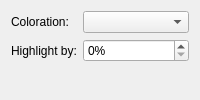
     <widget class="QWidget" name="page_6">
      <layout class="QFormLayout" name="formLayout_7">
       <item row="0" column="0">
        <widget class="QLabel" name="label_18">
         <property name="text">
          <string>Coloration:</string>
         </property>
        </widget>
       </item>
       <item row="0" column="1">
        <widget class="QComboBox" name="coloredMouseOver">
         <property name="toolTip">
          <string>&lt;p&gt;Defines how the theme can use color to indicate which active widget is under the mouse.&lt;/p&gt;</string>
         </property>
        </widget>
       </item>
       <item row="1" column="0">
        <widget class="QLabel" name="textLabel1_8">
         <property name="toolTip">
          <string>&lt;p&gt;This controls the % that widgets will be highlighted by when the mouse hovers over them.&lt;/p&gt;</string>
         </property>
         <property name="text">
          <string>Highlight by:</string>
         </property>
         <property name="wordWrap">
          <bool>false</bool>
         </property>
        </widget>
       </item>
       <item row="1" column="1">
        <widget class="QSpinBox" name="highlightFactor">
         <property name="toolTip">
          <string>&lt;p&gt;Defines by how much the theme should brighten (or darken) the color of the active widget under the mouse.&lt;/p&gt;</string>
         </property>
         <property name="suffix">
          <string>%</string>
         </property>
        </widget>
       </item>
      </layout>
     </widget>
